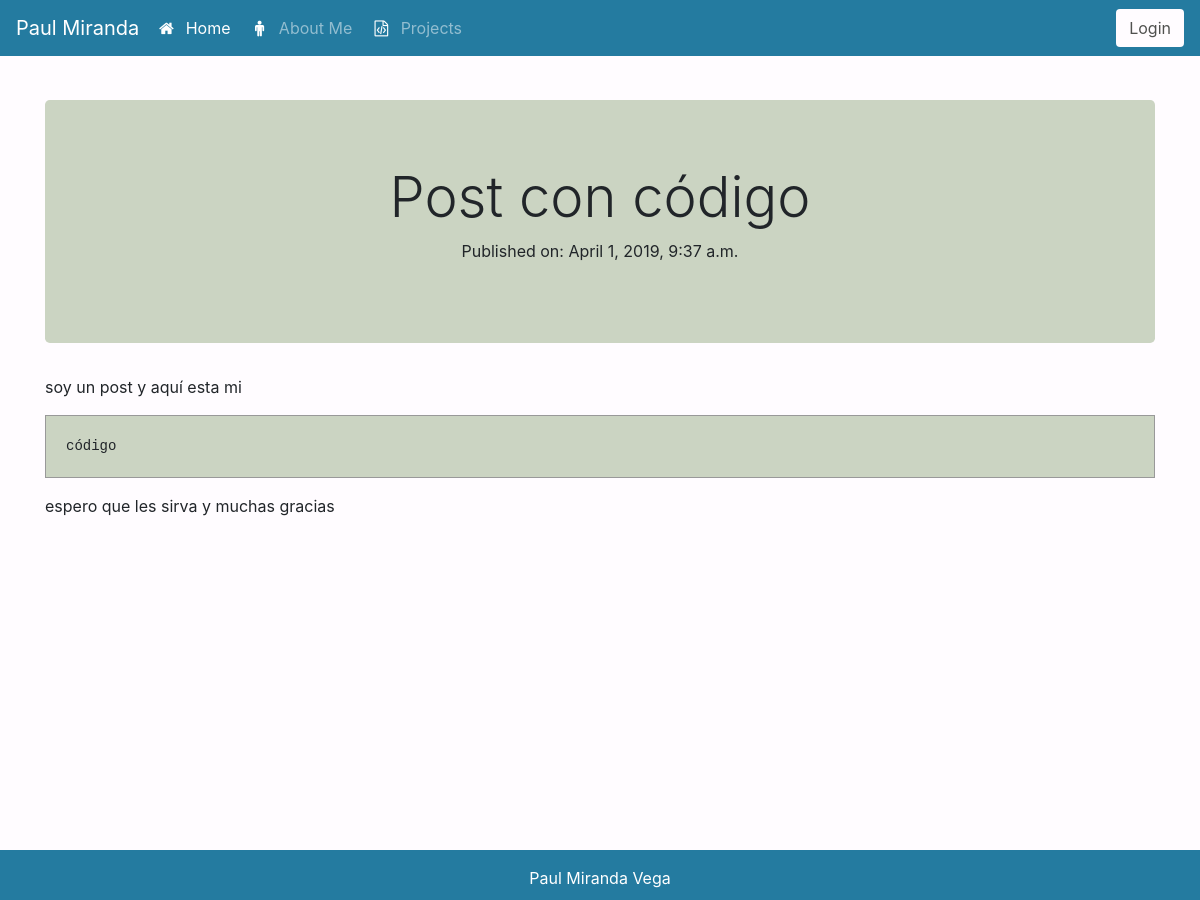
/post/11, run on the app's committed database.
### blog/models.py (models this page shows, shortened)
class Post(models.Model):
    author = models.ForeignKey('auth.User', on_delete=models.CASCADE)
    title = models.CharField(max_length = 200)
    text = models.TextField()
    created_date = models.DateTimeField(default = timezone.now)
    likes = models.IntegerField(default=0)
    tags = models.CharField(max_length = 50, default = '' )

### blog/views.py (the view)
# urls.py: path('post/<int:pk>', views.PostDetailView.as_view(), name='post_detail'),
class PostDetailView(DetailView):
    model = Post

### blog/templates/blog/post_detail.html (shortened to what this page needs)
{% extends 'base.html' %}
{% block body_block %}
<div class="container">
    <div class="row">
        <div class="col">
            <div class="jumbotron text-center">
                <h3 class="display-4">{{post.title}}</h3>
                <p>Published on: {{post.created_date}}</p>
            </div>
        </div>
    </div>
    <div class="row">
        <div class="col">
            {{post.text|safe|linebreaksbr}}
        </div>
    </div>
</div>
{% endblock %}

### static/css/estilos.css (style rules this page uses)
* { margin: 0; padding: 0; }
html, body { height: 100pv; background: #FFFCFF; }
body { min-height: 100vh; position: relative; margin: 0; padding-bottom: 80px; }
pre code { background-color: #CBD4C2; border: 1px solid #999; display: block; padding: 20px; }
pre { white-space: pre-line; }
.jumbotron { background: #CBD4C2; }

### data on the page
Post: title "Post con código", created_date "April 1, 2019, 9:37 a.m.", text "soy un post y aquí esta mi código espero que les sirva y muchas gracias"
